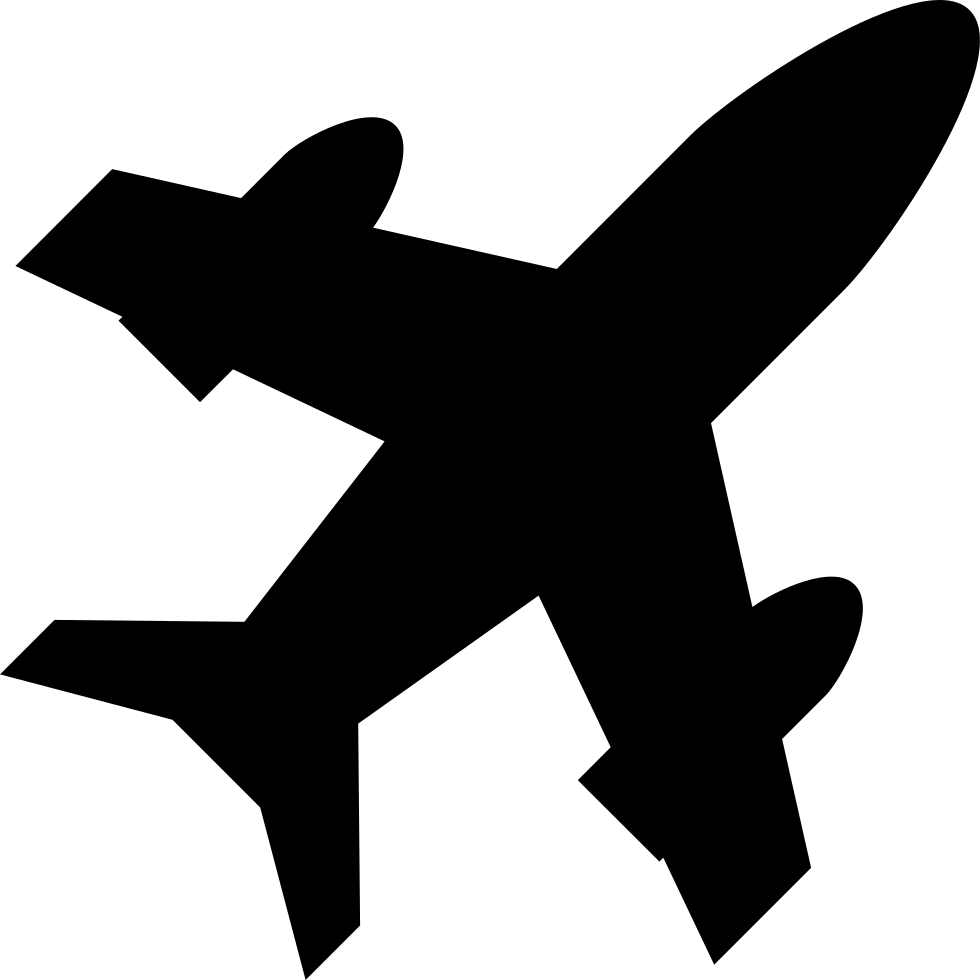
#> input picture 1 Parcial/Practica3/Procesamiento de Imagenesdave/Practicas/C.bmp, 980 x 980 px
$ python Prcatica5.py
#> lines starting #> are read from the running program, lines starting #| are printed output that depends on the picture
import cv2
import numpy as np

img = cv2.imread('C.bmp',0)
#> img is the input picture: shape (980, 980); min 0, max 255, mean 147.6
kernel = np.ones((7,7),np.uint8)
erosion = cv2.erode(img,kernel,iterations = 1)
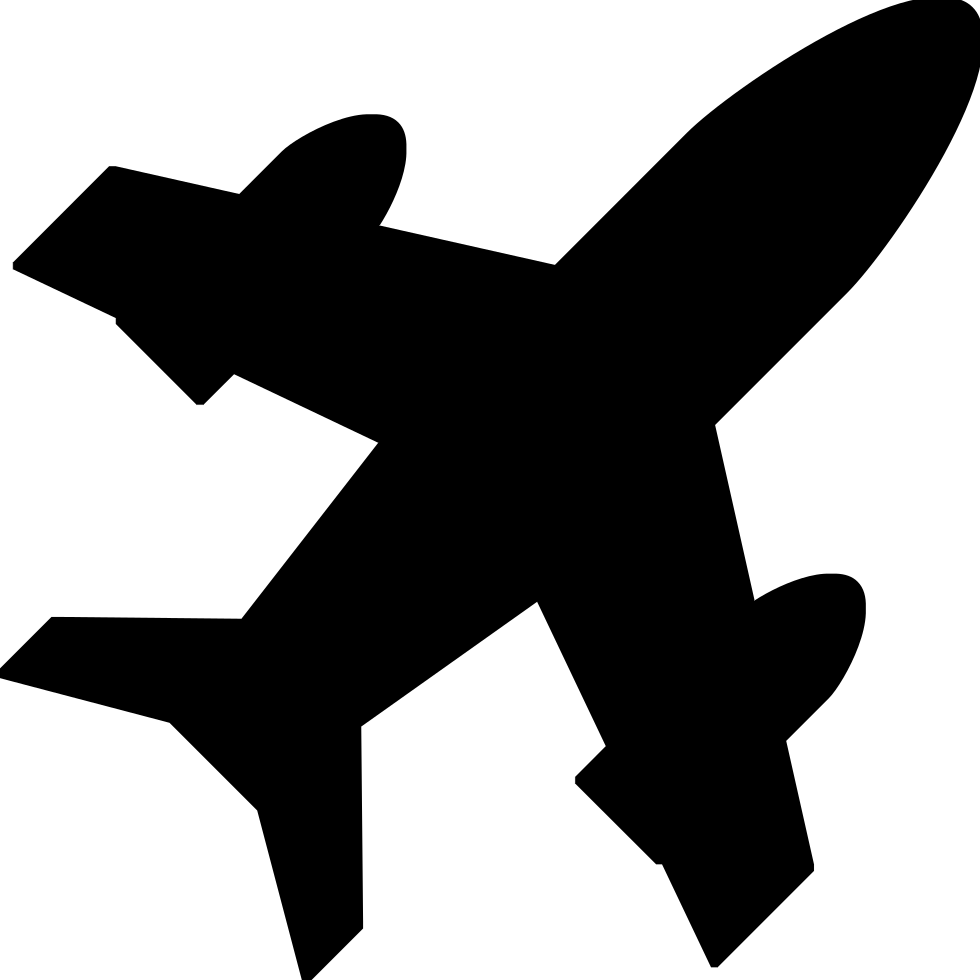
#> erosion: shape (980, 980); min 0, max 255, mean 142.6
dilatacion = cv2.dilate(img,kernel,iterations = 1)
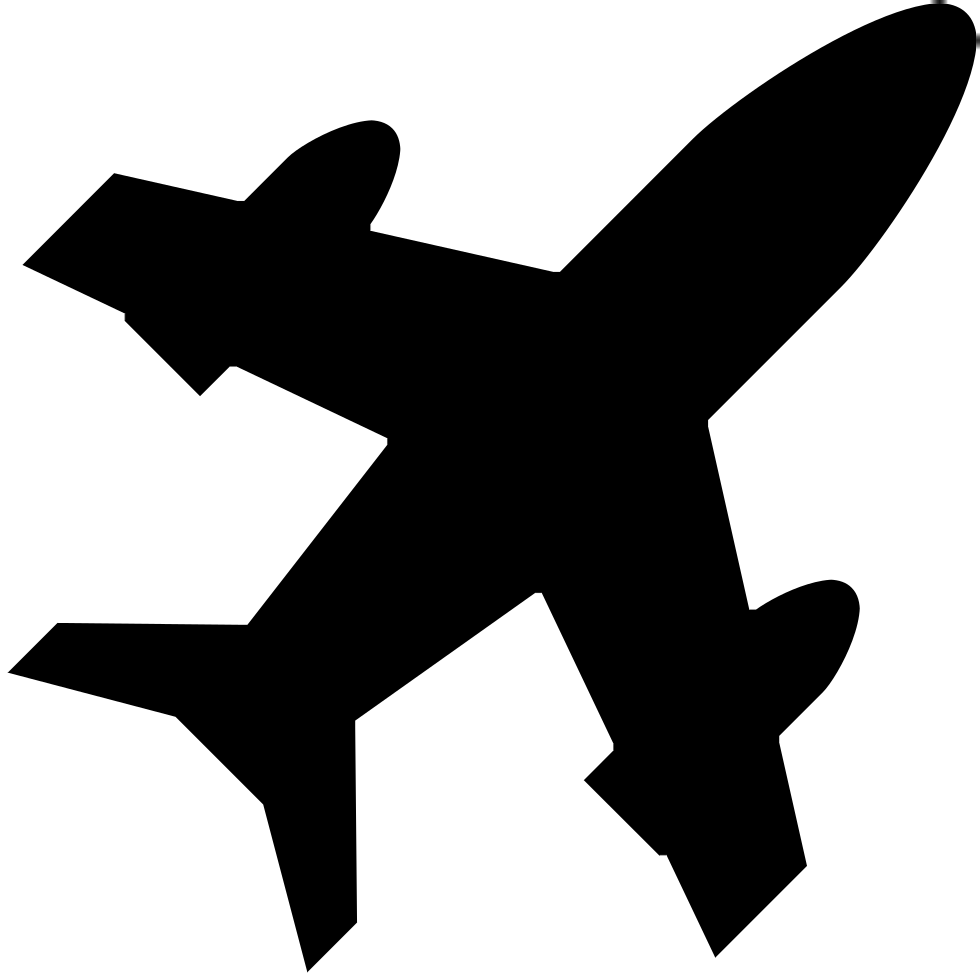
#> dilatacion: shape (980, 980); min 0, max 255, mean 152.7
apertura = cv2.morphologyEx(img, cv2.MORPH_OPEN, kernel)
cierre = cv2.morphologyEx(img, cv2.MORPH_CLOSE, kernel)
gradient = cv2.morphologyEx(img, cv2.MORPH_GRADIENT, kernel)
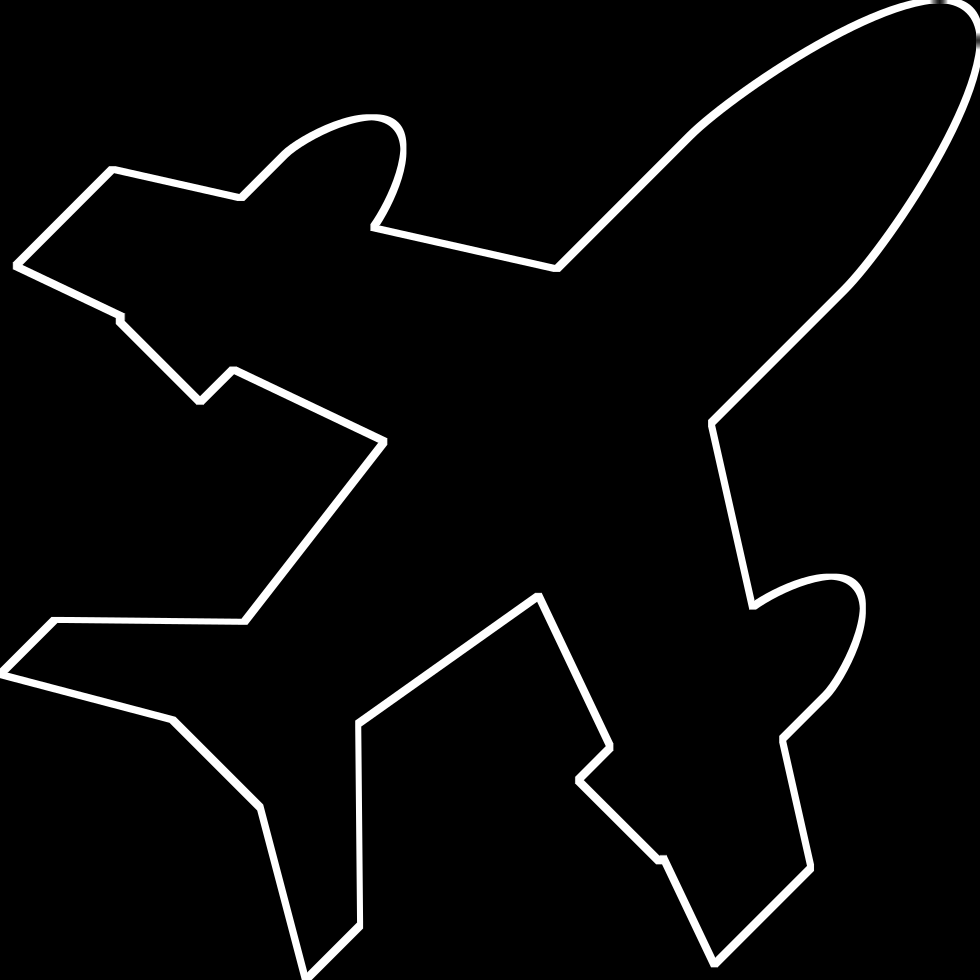
#> gradient: shape (980, 980); min 0, max 255, mean 10


cv2.imshow("Erosion",erosion)
cv2.imshow("Dilatacion",dilatacion)
cv2.imshow("Apertura",apertura)
cv2.imshow("Cierre",cierre)
cv2.imshow("Esqueleto",gradient)

cv2.waitKey(0)
